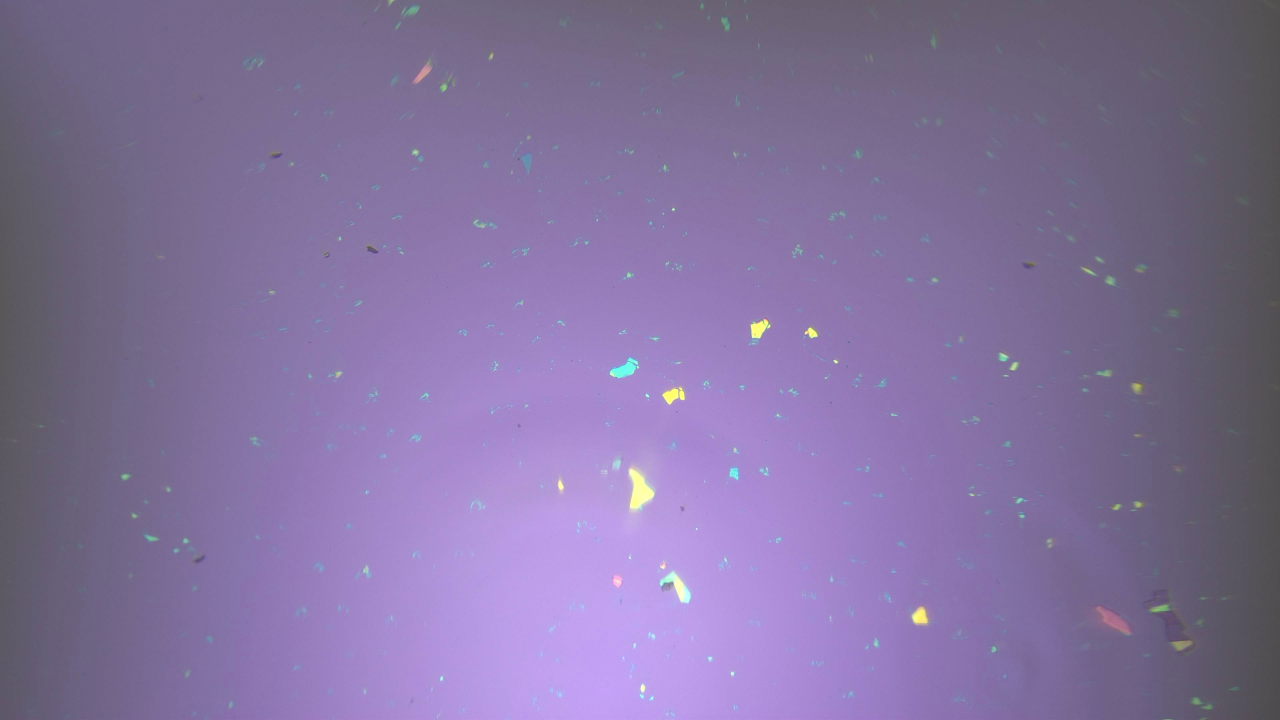
#> input picture goal.jpg, 3840 x 2160 px, given in place of bottom_10x.jpg, which was not available (shown at 1/3 size)
$ jupyter execute --allow-errors diff_pred_robust.ipynb   (text cells are left out)
#> lines starting #> are read from the running program, lines starting #| are printed output that depends on the picture; pictures that were not available may be replaced by others from this repository, and a replacement may not be noted
[cell 1]
from google.colab import drive
drive.mount('/content/drive')

[cell 2]
import multiprocessing
import warnings
import numpy as np
import cv2
import torch
import torch.nn.functional as F
import matplotlib.pyplot as plt
from pathlib import Path
from torch import nn
from torch.utils.data import Dataset, DataLoader
from tqdm.notebook import tqdm
from transformers import ViTModel, ViTConfig

multiprocessing.set_start_method('fork', force=True)
warnings.filterwarnings('ignore')

REPO_ROOT = Path.cwd().parent if Path.cwd().name == 'model_notebooks' else Path.cwd()
CKPT_DIR = REPO_ROOT / 'checkpoints'
CKPT_DIR.mkdir(parents=True, exist_ok=True)

#> (the rest of this cell did not finish here and is left out)

[cell 3]
# TODO: fill in with the folders of 10x-magnification stills — every image file directly inside
# each folder is added to the pool (not recursive).
FOLDERS = [
    # REPO_ROOT / '10X_stills' / '0',
    # REPO_ROOT / '10X_stills' / '1',
]

IMG_SIZE   = 224     # matches diff_pred_20x.ipynb's ViT input size
MAX_CLIP   = 60      # diff visualization clip only (sanity-check cell) — matches diff_pred_20x.ipynb

TOP_OPACITY_RANGE = (0.15, 0.25)  # one value sampled per pair, shared by both overlay composites

# augmentation blur applied while compositing — top and bottom draw from separate ranges (top is
# offset 2 higher than bottom, e.g. modeling it sitting further out of focus), 2 independent samples
# each per pair (composite 1/2). This is the only place blurring happens; the model itself
# (extract_embedding) never blurs anything.
BLUR_SIGMA_BOTTOM_RANGE = (1.0, 3.0)
BLUR_SIGMA_TOP_RANGE    = (3.0, 5.0)

CONTRAST_RANGE = (0.7, 1.3)  # augmentation contrast applied to top/bottom while compositing —
                              # same sampling pattern as the blur ranges (4 independent samples per
                              # pair); 1.0 = unchanged contrast

BRIGHTNESS_RANGE = (-30, 30)  # augmentation brightness (additive) applied to top/bottom while
                               # compositing — same sampling pattern as CONTRAST_RANGE (4
                               # independent samples per pair); 0 = unchanged brightness

# pre-resize + window-crop sizes (reduces per-sample compute vs. compositing at full resolution).
# bottom is a single static reference: resized once, then center-cropped to IMG_SIZE.
BOTTOM_RESIZE_W = 448
BOTTOM_RESIZE_H = 488
# top is resized once to a square, then two IMG_SIZE windows are cropped from it at random
# positions no more than TOP_WINDOW_MAX_OFFSET px (in the resized 448 space) apart in x or y.
TOP_RESIZE = 448
TOP_WINDOW_MAX_OFFSET = 100

SAMPLES_PER_EPOCH     = 5000
SAMPLES_PER_EPOCH_VAL = 1000
TRAIN_FRACTION = 0.8
SPLIT_SEED     = 0

AXIS_NAMES = ['x', 'y']
AXIS_UNITS = ['mm', 'mm']

# px-per-mm: video_overlay_align.py only measured this at 5x and scales it proportionally with
# magnification for other zoom levels (RATIO_20X = RATIO_5X * 4, same convention used in
# diff_pred_20x.ipynb). 10x is 2x the magnification of 5x (half that of 20x), so:
#   RATIO_10X_PX_PER_MM = RATIO_5X_PX_PER_MM * 2.0 == RATIO_20X_PX_PER_MM / 2.0
# NOTE: this is the physically-consistent reading of "10x has double the px/mm ratio of 20x" — i.e.
# 10x is *lower* magnification than 20x, so its px/mm ratio is smaller (half), not double. Flag if
# a literal "10x ratio = 2x the 20x ratio" was intended instead.
# NOTE: calibrated in *native* (full-resolution) px, not the resized 448 window space above — target
# computation in make_pair_sample rescales window-space px back to native px before dividing by this.
RATIO_5X_PX_PER_MM  = np.array([-72.0, 150.0], dtype=np.float32)
RATIO_20X_PX_PER_MM = RATIO_5X_PX_PER_MM * 4.0
RATIO_10X_PX_PER_MM = RATIO_20X_PX_PER_MM / 2.0

IMAGE_EXTS = ('*.jpg', '*.jpeg', '*.png', '*.bmp', '*.tif', '*.tiff')


def collect_images(folders):
    paths = []
    for folder in folders:
        folder = Path(folder)
        for ext in IMAGE_EXTS:
            paths.extend(sorted(folder.glob(ext)))
    return paths


all_images = collect_images(FOLDERS)
print(f'Found {len(all_images):,} images across {len(FOLDERS)} folders')

_rng_split = np.random.default_rng(SPLIT_SEED)
_perm = _rng_split.permutation(len(all_images))
_n_train = int(round(TRAIN_FRACTION * len(all_images)))
train_paths = [all_images[i] for i in _perm[:_n_train]]
val_paths   = [all_images[i] for i in _perm[_n_train:]]
print(f'Train: {len(train_paths):,} images   Val: {len(val_paths):,} images')

[cell 4]
# [18 lines left out: function _cache_image, not called in this run]


BOTTOM_CROP_CACHE, TOP_RESIZED_CACHE, TOP_NATIVE_SIZE_CACHE = {}, {}, {}
#> (the rest of this cell did not finish here and is left out)

[cell 5]
def blur_img(img: np.ndarray, sigma: float) -> np.ndarray:
    if sigma <= 0:
        return img
    k = 2 * max(1, int(round(3 * sigma))) + 1
    return cv2.GaussianBlur(img, (k, k), sigma)


def adjust_contrast(img: np.ndarray, factor: float) -> np.ndarray:
    """Scale contrast around mid-gray (127.5); factor=1.0 is unchanged, <1 flattens, >1 boosts."""
    return cv2.convertScaleAbs(img, alpha=factor, beta=127.5 * (1.0 - factor))


def adjust_brightness(img: np.ndarray, delta: float) -> np.ndarray:
    """Additive brightness shift; delta=0 is unchanged, <0 darkens, >0 brightens."""
    return cv2.convertScaleAbs(img, alpha=1.0, beta=delta)


# [67 lines left out: functions make_composite, make_pair_sample, not called in this run]

[cell 6]
class SyntheticOverlayDisplacementDataset(Dataset):
    """Each item: 2 distinct random images from `image_paths` ("top", "bottom"), composited via
    make_pair_sample (bottom center-cropped once, top window-cropped twice at nearby random
    positions). Target is the [Δx, Δy] mm displacement between the two top windows."""

    def __init__(self, image_paths, n_samples, seed=None):
        self.image_paths = image_paths
        self.n_samples = n_samples
        self.rng = np.random.default_rng(seed)

    def __len__(self):
        return self.n_samples

    def __getitem__(self, idx):
        i1, i2 = self.rng.choice(len(self.image_paths), size=2, replace=False)
        bottom_path, top_path = self.image_paths[i1], self.image_paths[i2]
        frame_i, frame_j, target_mm, _debug = make_pair_sample(bottom_path, top_path, self.rng)

        frame_i_t = torch.from_numpy(frame_i[:, :, ::-1].copy()).permute(2, 0, 1)   # BGR -> RGB, (3, H, W) uint8
        frame_j_t = torch.from_numpy(frame_j[:, :, ::-1].copy()).permute(2, 0, 1)
        target_t  = torch.from_numpy(target_mm)
        return frame_i_t, frame_j_t, target_t


# [5 lines left out: function _worker_init_fn, not called in this run]


train_dataset = SyntheticOverlayDisplacementDataset(train_paths, SAMPLES_PER_EPOCH)
#> (the rest of this cell did not finish here and is left out)

[cell 7]
# Call make_pair_sample directly (the same call train_dataset.__getitem__ makes) so we can also
# print the sampled offsets/opacity/blur sigmas, which __getitem__ itself doesn't return.
_rng_sanity = np.random.default_rng()
#> (the rest of this cell did not finish here and is left out)

[cell 8]
FOLDER_5 = Path('/content/drive/MyDrive/5')

# ---- load the two 10x stills + a random reference frame from the 20x video ----
_bottom_10x = cv2.imread(str(FOLDER_5 / 'bottom_10x.jpg'))
#> _bottom_10x is the input picture: shape (2160, 3840, 3); mean B, G, R 157.9, 114.4, 131.1
_top_10x_full = cv2.imread(str(FOLDER_5 / 'top_10x.jpg'))
_h10, _w10 = _bottom_10x.shape[:2]
_top_10x = cv2.resize(_top_10x_full, (_w10, _h10), interpolation=cv2.INTER_AREA)

_rng_20x_check = np.random.default_rng()

_cap_5 = cv2.VideoCapture(str(FOLDER_5 / '20x.mp4'))
_vw5, _vh5 = int(_cap_5.get(cv2.CAP_PROP_FRAME_WIDTH)), int(_cap_5.get(cv2.CAP_PROP_FRAME_HEIGHT))
_n_frames_5 = int(_cap_5.get(cv2.CAP_PROP_FRAME_COUNT))
_frame_idx_5 = int(_rng_20x_check.integers(0, _n_frames_5))
_cap_5.set(cv2.CAP_PROP_POS_FRAMES, _frame_idx_5)
_ok_5, _ref_frame_5 = _cap_5.read()
_cap_5.release()
if not _ok_5:
    raise RuntimeError(f'Could not read frame {_frame_idx_5} from {FOLDER_5 / "20x.mp4"}')

# ---- warp bottom_10x into the video's native frame via a precomputed SIFT affine ----
# (fit once with sift_affine(bottom_10x, ref_frame) and hardcoded here — the fitted affine
# absorbs the ~2x scale gap between 10x and 20x magnification, so no manual rescale is needed)
_M5 = np.array([
    [ 2.01572162e+00,  2.16065581e-02, -1.81823928e+03],
    [ 1.12195976e-03,  2.04328578e+00, -1.39008233e+03],
])
_A5, _t5 = _M5[:, :2], _M5[:, 2]
warped_bottom_native_5 = cv2.warpAffine(_bottom_10x, _M5, (_vw5, _vh5))
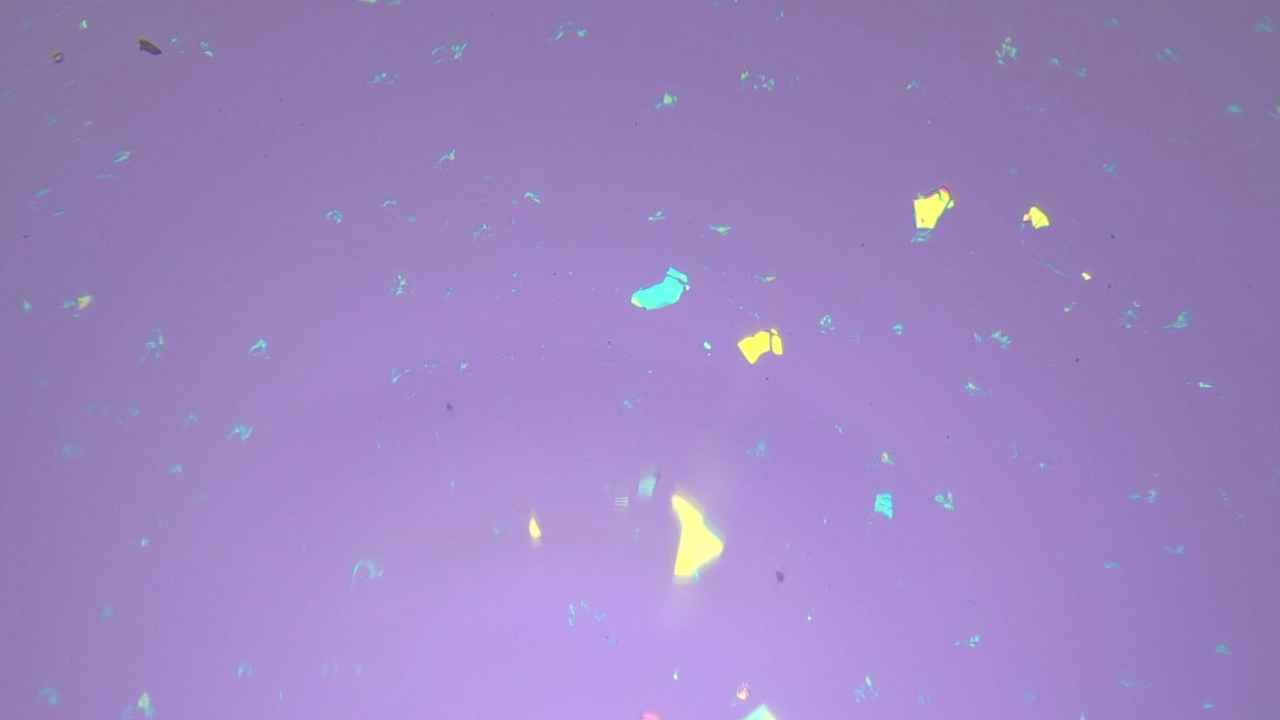
#> warped_bottom_native_5: shape (2160, 3840, 3) (shown at 1/3 size); mean B, G, R 193.8, 132.5, 157.4

# ---- place top_10x via the same affine, offset by a random (dx, dy) ----
# offset sampled in bottom_10x's own pixel space, same bounds as make_pair_sample (±1/4 height,
# ±1/4 width), mapped through the affine's linear part into the video's native frame
# (same pattern as diff_pred_20x.ipynb: native_delta_px = A @ offset)
_dx10, _dy10 = _rng_20x_check.uniform(-_w10 / 4, _w10 / 4), _rng_20x_check.uniform(-_h10 / 4, _h10 / 4)
_offset_10 = np.array([_dx10, _dy10], dtype=np.float32)
_t_top_native_5 = _t5 + _A5 @ _offset_10
_M_top_native_5 = np.hstack([_A5, _t_top_native_5.reshape(2, 1)]).astype(np.float32)
warped_top_native_5 = cv2.warpAffine(_top_10x, _M_top_native_5, (_vw5, _vh5))
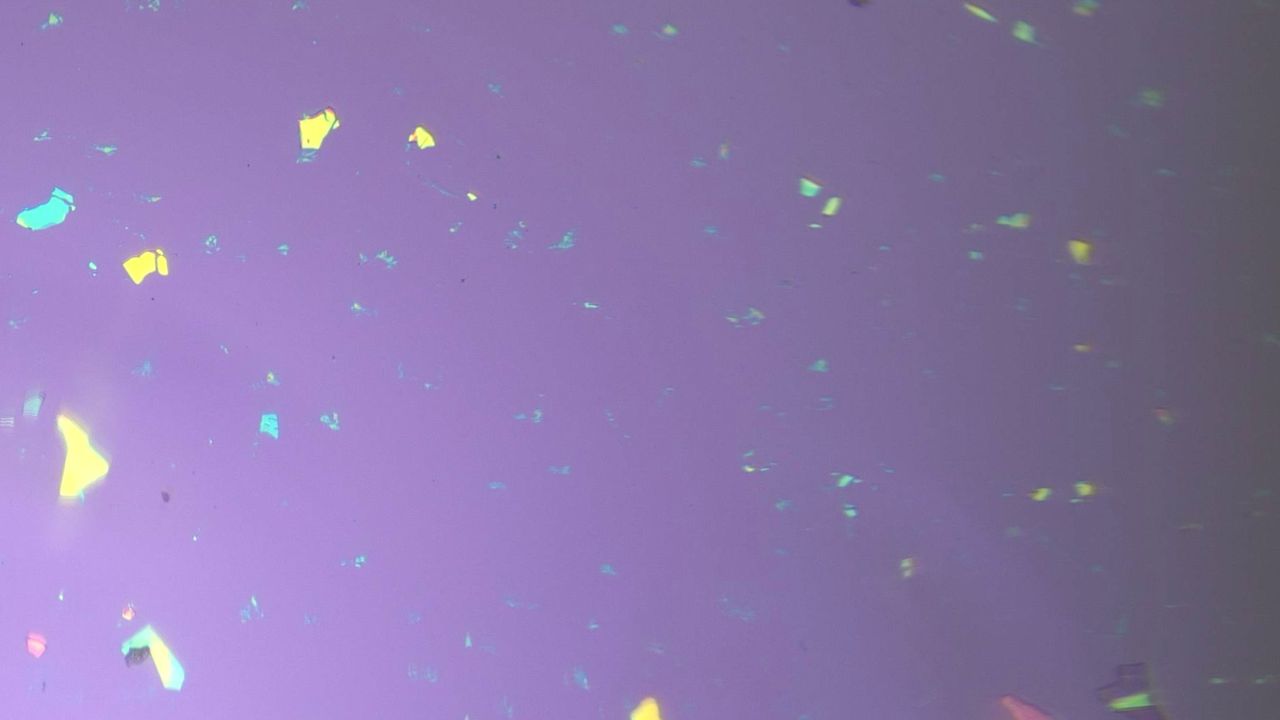
#> warped_top_native_5: shape (2160, 3840, 3) (shown at 1/3 size); mean B, G, R 169.8, 119.8, 139.3

# ---- blur + blend, same augmentation ranges as the dataloader (top and bottom draw from
# separate blur ranges — top is offset 2 higher than bottom) ----
_opacity_5 = float(_rng_20x_check.uniform(*TOP_OPACITY_RANGE))
_sigma_top_5 = float(_rng_20x_check.uniform(*BLUR_SIGMA_TOP_RANGE))
_sigma_bottom_5 = float(_rng_20x_check.uniform(*BLUR_SIGMA_BOTTOM_RANGE))
_composite_native_5 = cv2.addWeighted(blur_img(warped_top_native_5, _sigma_top_5), _opacity_5,
                                       blur_img(warped_bottom_native_5, _sigma_bottom_5), 1.0 - _opacity_5, 0.0)

# ---- resize to IMG_SIZE ----
_synthetic_5 = cv2.resize(_composite_native_5, (IMG_SIZE, IMG_SIZE), interpolation=cv2.INTER_AREA)
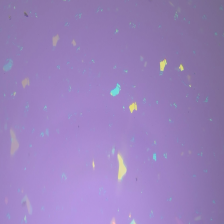
#> _synthetic_5: shape (224, 224, 3); mean B, G, R 188, 129.4, 153
_real_20x_resized_5 = cv2.resize(_ref_frame_5, (IMG_SIZE, IMG_SIZE), interpolation=cv2.INTER_AREA)
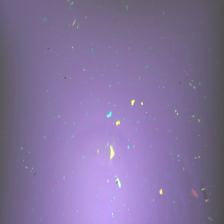
#> _real_20x_resized_5: shape (224, 224, 3); mean B, G, R 157.9, 114.4, 131.1

# ---- diff magnitude (RGB) ----
_diff_vis_5 = np.abs(_synthetic_5.astype(np.float32) - _real_20x_resized_5.astype(np.float32)).mean(axis=-1)
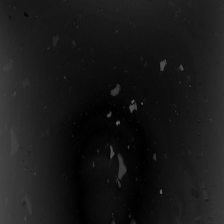
#> _diff_vis_5: shape (224, 224) float32; min 0, max 101.3, mean 24.8
_diff_vis_5_clipped = np.clip(_diff_vis_5, 0, MAX_CLIP)
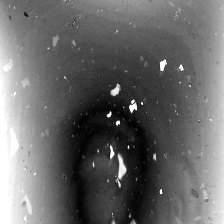
#> _diff_vis_5_clipped: shape (224, 224) float32; min 0, max 60, mean 24.6; drawn with min black and max white

# ---- visualization ----
fig, axes = plt.subplots(1, 3, figsize=(15, 5))
axes[0].imshow(cv2.cvtColor(_synthetic_5, cv2.COLOR_BGR2RGB)); axes[0].set_title('synthetic composite (SIFT-aligned onto video)'); axes[0].axis('off')
axes[1].imshow(cv2.cvtColor(_real_20x_resized_5, cv2.COLOR_BGR2RGB)); axes[1].set_title(f'real 20x.mp4 frame {_frame_idx_5}'); axes[1].axis('off')
im5 = axes[2].imshow(_diff_vis_5_clipped, cmap='inferno', vmin=0, vmax=MAX_CLIP); axes[2].set_title(f'|diff| clipped at {MAX_CLIP}'); axes[2].axis('off')
fig.colorbar(im5, ax=axes[2], fraction=0.046, pad=0.04)

_debug_str_5 = (f'opacity={_opacity_5:.3f}  sigma_top={_sigma_top_5:.2f}  sigma_bottom={_sigma_bottom_5:.2f}\n'
                f'offset (bottom_10x space)=({_dx10:+.1f}, {_dy10:+.1f}) px   frame={_frame_idx_5}')
plt.suptitle(f'folder 5: SIFT-aligned synthetic composite vs. real 20x video frame\n{_debug_str_5}', fontsize=9)
plt.tight_layout()
plt.show()
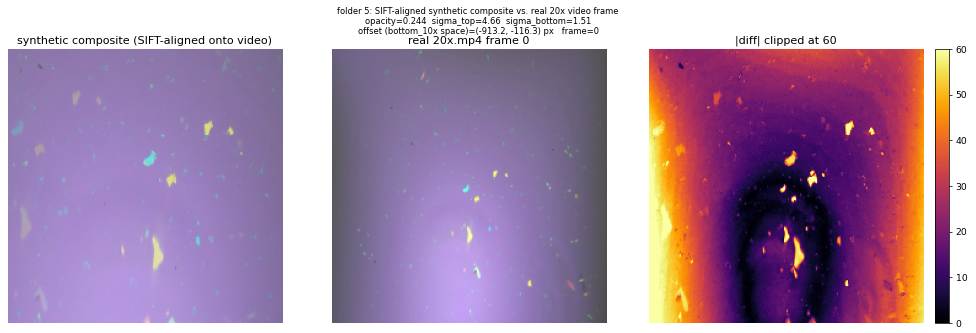
#> figure drawn by matplotlib, 4 panels

[cell 9]
EMB_DIM    = 192    # blank ViT hidden size == CLS token dim
TARGET_DIM = 2        # [Δx, Δy]

#> (the rest of this cell did not finish here and is left out)

[cell 10]
_stats_dataset = SyntheticOverlayDisplacementDataset(train_paths, n_samples=6000, seed=42)
